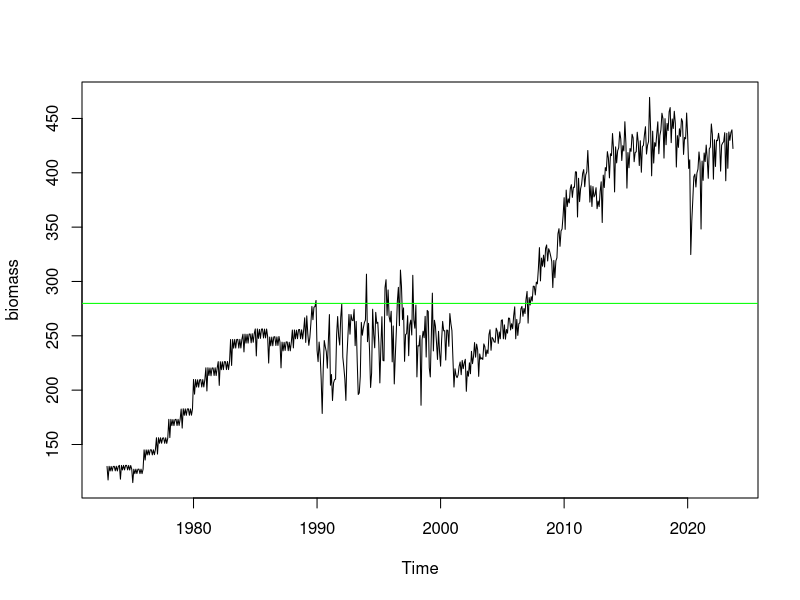
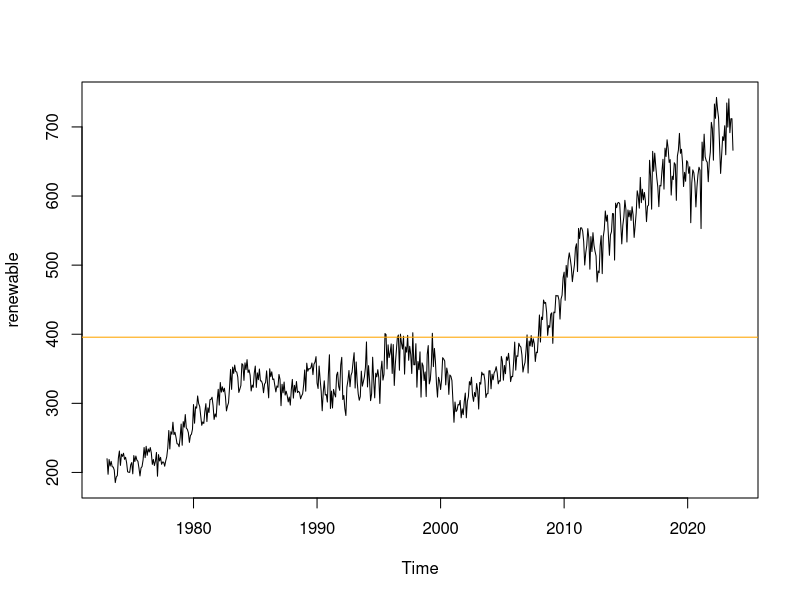
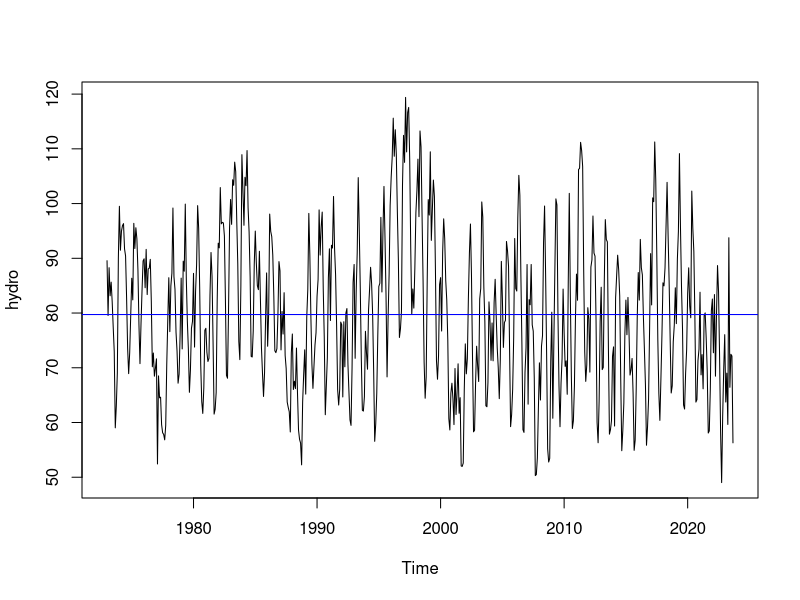

Write R code to recreate these figures, in order.
## ---- chunk 1
#Load/install required package here
library(forecast)
library(tseries)
library(dplyr)
library(lubridate)
library(readxl)
## ---- chunk 2
#Importing data set without change the original file using read.xlsx
energy_data1 <- read_excel(path="./Data/Table_10.1_Renewable_Energy_Production_and_Consumption_by_Source.xlsx",skip = 12, sheet="Monthly Data",col_names=FALSE) 

#Now let's extract the column names from row 11
read_col_names <- read_excel(path="./Data/Table_10.1_Renewable_Energy_Production_and_Consumption_by_Source.xlsx",skip = 10,n_max = 1, sheet="Monthly Data",col_names=FALSE) 

colnames(energy_data1) <- read_col_names
head(energy_data1)

## ---- chunk 3
#selecting desired columns
energy_interest <- select(energy_data1, 'Total Biomass Energy Production', 'Total Renewable Energy Production', 'Hydroelectric Power Consumption')

#previewing new dataframe
head(energy_interest)
## ---- chunk 4
#creating a timeseries object
energy_ts <- ts(energy_interest, start = c(1973,1), frequency = 12)

## ---- chunk 5
#extracting each time series 
biomass <- energy_ts[,1]
renewable <- energy_ts[,2]
hydro <- energy_ts[,3]

#computing mean
mean_bio <- mean(biomass)
mean_renewable <- mean(renewable)
mean_hydro <- mean(hydro)

#computing std dev
sd_bio <- sd(biomass)
sd_renewable <- sd(renewable)
sd_hydro <- sd(hydro)


## ---- chunk 6
#Biomass_Decomposed <- stl(biomass, s.window = "periodic") 
#plot(Biomass_Decomposed)
plot(biomass) + abline(h= mean_bio, col = "green")

plot(renewable) + abline(h= mean_renewable, col = "orange")

plot(hydro) + abline(h= mean_hydro, col = "blue")

## ---- chunk 7

## ---- chunk 8

## ---- chunk 9

